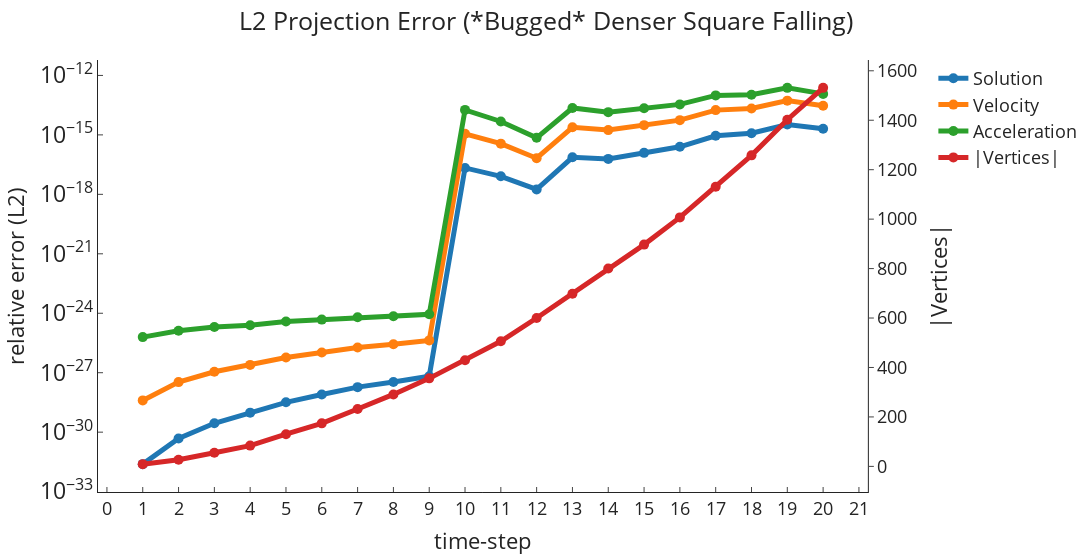

Write notebook code for a chart like this one.
### Code cell
csv = """
L2_Projection_Error, 2.4324896433015877e-32, 4.004907121688445e-29, 6.249881998431004e-26, 9
L2_Projection_Error, 4.770175106123192e-31, 3.3574789561274222e-28, 1.3215937227616218e-25, 27
L2_Projection_Error, 2.8091194421573896e-30, 1.1124331942775125e-27, 2.0201110259497734e-25, 55
L2_Projection_Error, 9.650941978513347e-30, 2.4825607605976967e-27, 2.471211769452906e-25, 84
L2_Projection_Error, 3.206910175120853e-29, 5.826661103188435e-27, 3.807514742884894e-25, 130
L2_Projection_Error, 7.989613954691043e-29, 1.0531435963883261e-26, 4.769568562112493e-25, 174
L2_Projection_Error, 1.8697362751035251e-28, 1.8655054380979823e-26, 6.26732888947324e-25, 232
L2_Projection_Error, 3.396562152450976e-28, 2.7117471342135426e-26, 7.080794876513669e-25, 291
L2_Projection_Error, 6.650875262241896e-28, 4.272273087827669e-26, 8.819387996859684e-25, 356
L2_Projection_Error, 2.152710873349448e-17, 1.1386239715999364e-15, 1.8217983860122226e-14, 429
L2_Projection_Error, 8.153927888737369e-18, 3.619055172557261e-16, 4.757741232369745e-15, 506
L2_Projection_Error, 1.7690132882123765e-18, 6.643256652616425e-17, 7.099865214690285e-16, 600
L2_Projection_Error, 7.400881322831076e-17, 2.4147185991928543e-15, 2.2832882545450345e-14, 698
L2_Projection_Error, 6.150198454834908e-17, 1.7444605278533318e-15, 1.4009576317604795e-14, 800
L2_Projection_Error, 1.241193781654206e-16, 3.097747214152255e-15, 2.189187194294704e-14, 897
L2_Projection_Error, 2.508543252064037e-16, 5.5496404633999454e-15, 3.4588432495039967e-14, 1007
L2_Projection_Error, 8.99398921050484e-16, 1.7761449279783167e-14, 9.814660973531078e-14, 1131
L2_Projection_Error, 1.211559012286125e-15, 2.1472276530906528e-14, 1.0583483101888458e-13, 1258
L2_Projection_Error, 3.3445841169624994e-15, 5.348378276247748e-14, 2.3621239625309294e-13, 1402
L2_Projection_Error, 2.0303797093646626e-15, 2.943345147717328e-14, 1.16883440714937e-13, 1531
"""

plot_L2_projection_error("*Bugged* Denser Square Falling", csv)
